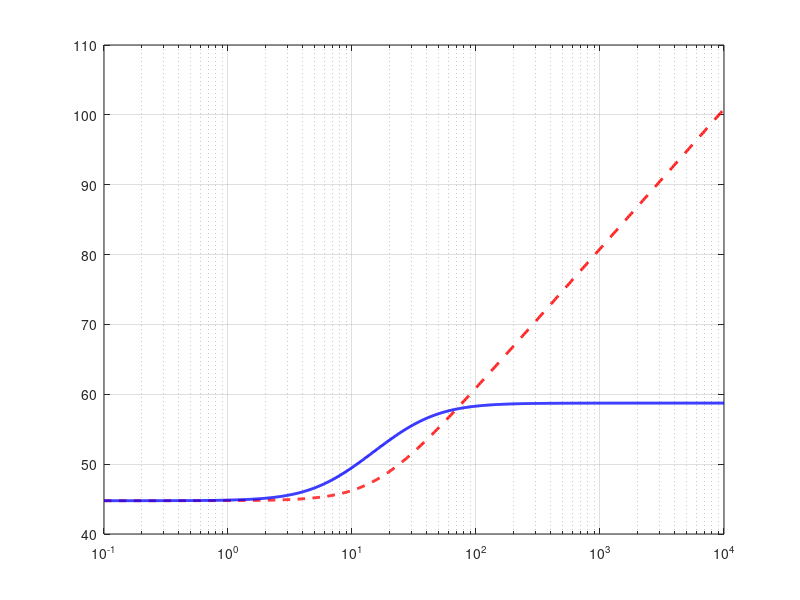

MATLAB code to generate this figure: (Note: this script raises an error after producing the figure.)
% =========================================================================
% compare_pd_vs_lead_bode.m
% Illustrating the high-frequency noise ceiling:
% Ideal PD controller gain shoots to infinity vs. Lead compensator leveling off.
% =========================================================================

clear; clc; close all

s = tf('s');

% 1. Controllers (Normalized to base gain K = 173)
Kp = 173;  Kd = 10.99;
C_pd = Kp + Kd * s;                      % Ideal PD controller

% Lead compensator designed for same crossover region (alpha = 0.2, T = 0.15)
alpha = 0.2;  T = 0.15;
C_lead = Kp * (T*s + 1) / (alpha*T*s + 1); % Lead compensator

% 2. High-frequency frequency vector (0.1 rad/s to 10,000 rad/s)
w = logspace(-1, 4, 1000);

[mag_pd, ~]   = bode(C_pd, w);
[mag_lead, ~] = bode(C_lead, w);

mag_pd_db   = 20 * log10(squeeze(mag_pd));
mag_lead_db = 20 * log10(squeeze(mag_lead));

% 3. Plot Magnitude Comparison
figure('Position', [200, 200, 800, 500]);
semilogx(w, mag_pd_db, 'r--', 'LineWidth', 2, 'DisplayName', 'Ideal PD (shoots to \infty)');
hold on; grid on;
semilogx(w, mag_lead_db, 'b-', 'LineWidth', 2, 'DisplayName', 'Lead Compensator (levels off)');

% High-frequency gain ceiling for Lead
yline(20*log10(Kp/alpha), 'k:', 'LineWidth', 1.5, ...
      'DisplayName', sprintf('Lead High-Freq Ceiling (%.1f dB)', 20*log10(Kp/alpha)));

xlabel('Frequency \omega (rad/s)', 'FontSize', 11);
ylabel('Controller Magnitude (dB)', 'FontSize', 11);
title('High-Frequency Gain: PD Controller vs. Lead Compensator', 'FontSize', 12);
legend('Location', 'northwest', 'FontSize', 10);
xlim([0.1, 10000]); ylim([40, 110]);

scriptDir = fileparts(mfilename('fullpath'));
figDir = fullfile(scriptDir, '..', 'figures');
if ~exist(figDir, 'dir'), mkdir(figDir); end
figPath = fullfile(figDir, 'pd_vs_lead_noise_ceiling.png');

saveas(gcf, figPath);
fprintf('Plot saved to %s\n', figPath);
